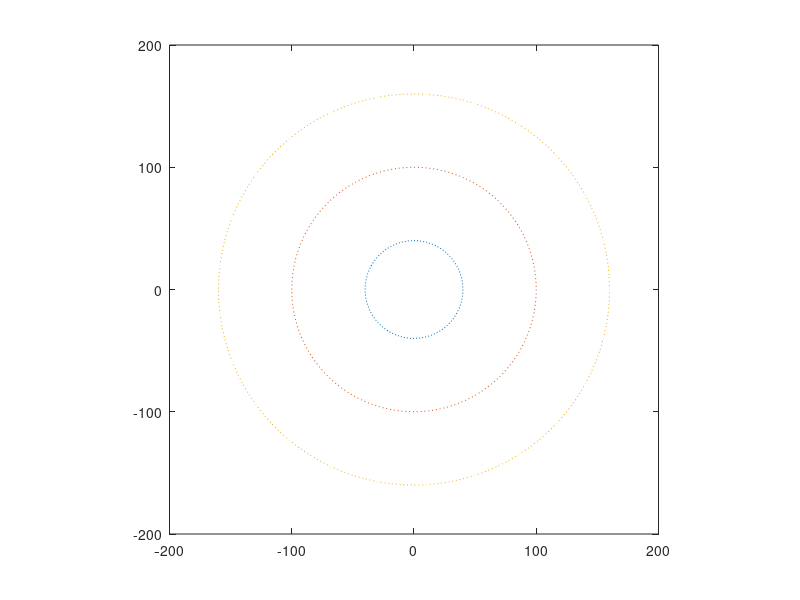

MATLAB code for this plot: (Note: this script raises an error after producing the figure.)
% This .m-file circular_current computes ray paths through a current field. As 
% an example, we use the circular current example in the modeling book.
close all;

% Define the computational domain
n = 80;                                % Number of grid intervals in x- and y-
                                       % directions used to represent the current
de = 200e3;                            % field over a physical domain extending
[Y,X] = ndgrid(linspace(-de,de,n+1));  % X and Y coordinates at node points

% Set up the circular current field U, V
ri = 40e3; ro = 160e3;                 % Edges of current at dist. ri and ro resp.
rc = (ri+ro)/2; 
sp = 2;                                % Current speed 2 m/s.
U = zeros(n+1); V = zeros(n+1);        % Reserve space for the velocity fields
av = zeros(n+1);
r       = sqrt(X.^2+Y.^2);             % Find distance to center and note 
cur     = r>ri & r<ro;                 % where the current is present

% Plot the circular current
ang = linspace(0,2*pi,101); si = sin(ang)*1e-3; co = cos(ang)*1e-3;
plot(ri*si,ri*co,':',rc*si,rc*co,':',ro*si,ro*co,':')
axis ([-200 200 -200 200]); axis square; hold on;

% Calculate velocities in the current (and elsewhere)
av(cur) = sp*4*(r(cur)-ri).*(r(cur)-ro)./(r(cur)*(ro-ri)^2);
U(cur)  = -av(cur).*Y(cur);            % Velocity in the x-direction
V(cur)  =  av(cur).*X(cur);            % Velocity in the x-direction
h = 2*de/n;                            % Grid spacing
[UX,UY] = gradient(U,h); [VX,VY] = gradient(V,h);   % Calculate UX UY VX VY 

% Prepare for 2-D interpolation during the time stepping
Iu  = griddedInterpolant(Y,X,U, 'cubic');   
Iv  = griddedInterpolant(Y,X,V, 'cubic');   
Iux = griddedInterpolant(Y,X,UX,'cubic');
Iuy = griddedInterpolant(Y,X,UY,'cubic');
Ivx = griddedInterpolant(Y,X,VX,'cubic');
Ivy = griddedInterpolant(Y,X,VY,'cubic');

% Define physical parameters; needed for initial k1 and k2 values 
g = 9.8;                               % Acceleration of gravity
t = 10;                                % Time period of incoming waves (in seconds)
s = 2*pi/t;                      	   % Angular time frequency
k = s^2/g;                             % Magnitude of initial wave vector

% Loop over the rays
xykk = zeros(4,1);  
dt = 1000;                             % Specify time step (in seconds).
for lt = -360:10:360
   xykk = [max( lt-180,-180)*1e3; ...  % Give start x- and y-locations for the   
           max(-lt-180,-180)*1e3; ...  % rays shown in Figure I2.4-3.
           k/sqrt(2); ...              % Component in x-dir (45 degree)
           k/sqrt(2)];                 % Component in y-dir (45 degree)
   
   % Run ODE for ray until it exits the domain, using 2-stage second order RK
   ct = 1; clear x y;
   while 1                             % Keep stepping until stop criterion      
      rhs_xykk = c_rhs(xykk,              X,Y,Iu,Iv,Iux,Iuy,Ivx,Ivy); % RK stage 1 ; evaluate RHS
      rhs_xykk = c_rhs(xykk+dt/2*rhs_xykk,X,Y,Iu,Iv,Iux,Iuy,Ivx,Ivy); % RK stage 2 ; evaluate RHS
      if max(xykk(1:2))>X(1,end-2)||min(xykk(1:2))<X(1,1); break;end % Stop when ray exits domain
      xykk  = xykk + dt*rhs_xykk;      % Update vector with x,y,k1,k2            
      x(ct) = xykk(1); y(ct) = xykk(2);% Store x,y-values to plot the ray.       
      ct = ct+1;
   end
                                       % Plot the ray;
   plot(x(:)*1e-3,y(:)*1e-3,'k-')      % Scale down by 1e-3 to get unit km.   
end
